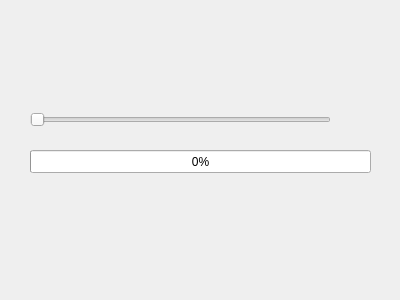
<?xml version="1.0" encoding="UTF-8"?>
<ui version="4.0">
 <class>Widget</class>
 <widget class="QWidget" name="Widget">
  <property name="geometry">
   <rect>
    <x>0</x>
    <y>0</y>
    <width>400</width>
    <height>300</height>
   </rect>
  </property>
  <property name="windowTitle">
   <string>Widget</string>
  </property>
  <widget class="QSlider" name="horizontalSlider">
   <property name="geometry">
    <rect>
     <x>30</x>
     <y>110</y>
     <width>301</width>
     <height>19</height>
    </rect>
   </property>
   <property name="minimum">
    <number>1</number>
   </property>
   <property name="maximum">
    <number>100</number>
   </property>
   <property name="orientation">
    <enum>Qt::Horizontal</enum>
   </property>
  </widget>
  <widget class="QProgressBar" name="progressBar">
   <property name="geometry">
    <rect>
     <x>30</x>
     <y>150</y>
     <width>341</width>
     <height>23</height>
    </rect>
   </property>
   <property name="minimum">
    <number>1</number>
   </property>
   <property name="value">
    <number>1</number>
   </property>
  </widget>
 </widget>
 <layoutdefault spacing="6" margin="11"/>
 <resources/>
 <connections/>
</ui>
